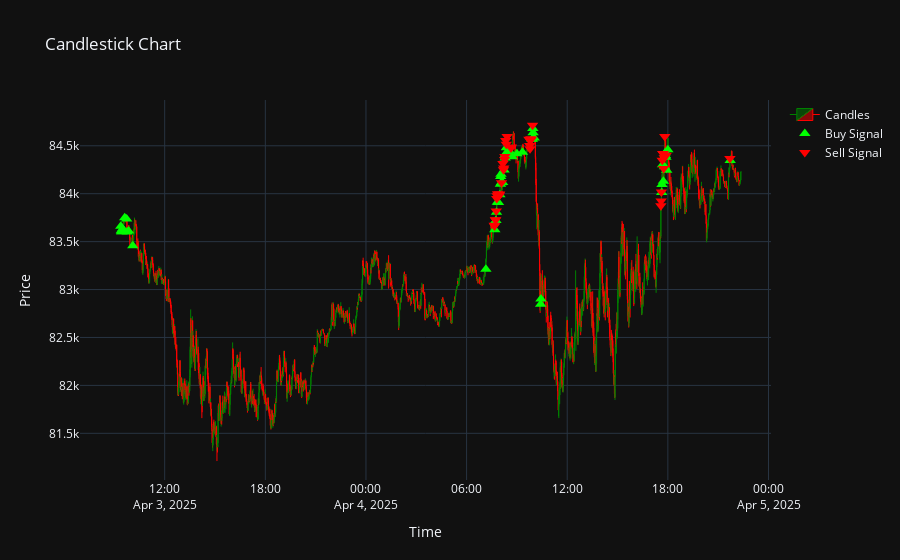

The cell this chart's notebook holds for it:
### Code cell
total_reward_val, end_pnls_val, rewards_val, actions_val = validate_agent(test_stack_env, frame_dqn_agent, test_features,
                                                       render=True, verbose=False, episodes=1, base_env=test_env)

print(f"Total PnL on test set: {total_pnl:.2f}")
